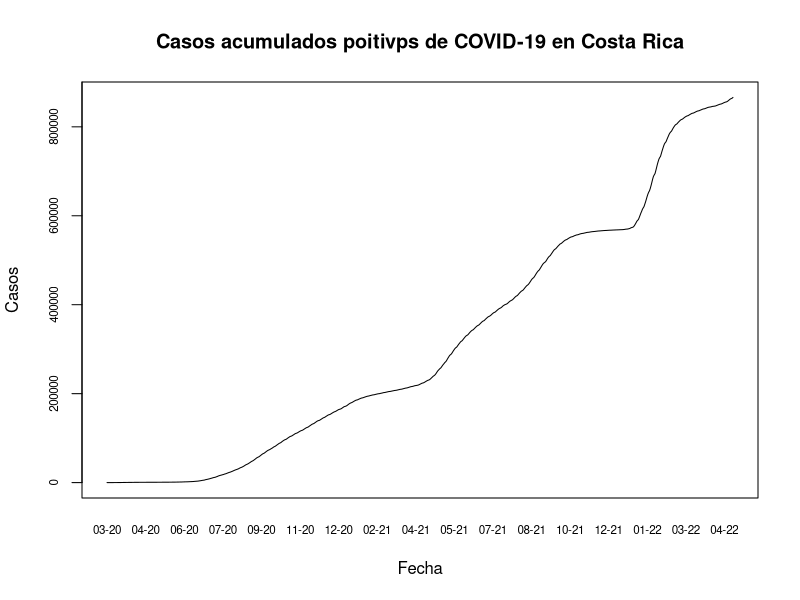
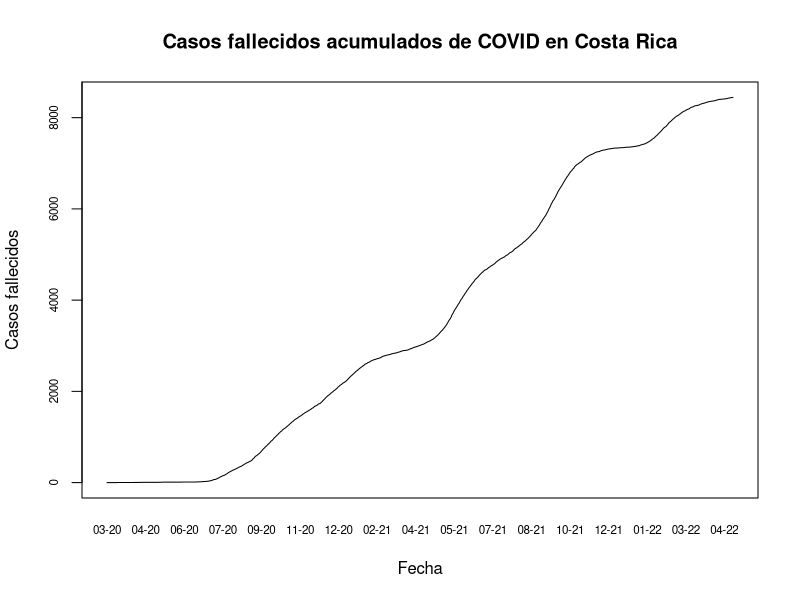
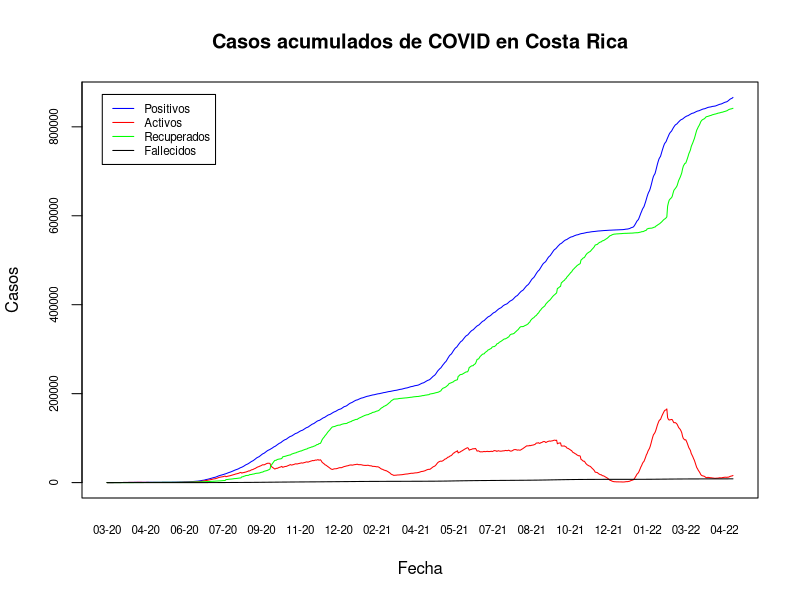

Here is the R script that generated these plots, in order:
## ---- chunk 1
knitr::opts_chunk$set(echo = TRUE)
## ---- chunk 2
covid <- read.csv(file = "05_10_22_CSV_GENERAL.csv", sep = ";")
## ---- chunk 3
options(scipen = 7)
## ---- chunk 4
covid$FECHA <- as.Date(covid$FECHA, format = "%d/%m/%Y")
## ---- chunk 5
plot(
  covid$FECHA,
  covid$positivos,
  type = "l", 
  xaxt = "n",
  yaxt = "n",
  main = "Casos acumulados poitivps de COVID-19 en Costa Rica",
  xlab = "Fecha",
  ylab = "Casos"
)

axis(
  side = 1,
  covid$FECHA,
  tick = FALSE,
  format(covid$FECHA, "%m-%y"), 
  cex.axis = 0.7
)

axis(
  side = 2,
  covid$positivos,
  labels = TRUE,  
  at = seq(0, 1000000, by = 200000),
  cex.axis = .7
)

## ---- chunk 6
plot(
  covid$FECHA,
  covid$fallecidos,
  type = "l",
  xaxt = "n",
  yaxt = "n",
  main = "Casos fallecidos acumulados de COVID en Costa Rica",
  xlab = "Fecha",
  ylab = "Casos fallecidos"
)

axis(
  side = 1,
  covid$FECHA,
  tick = FALSE,
  format(covid$FECHA, "%m-%y"), 
  cex.axis = 0.7
)

axis(
  side = 2,
  covid$positivos,
  labels = TRUE,  
  at = seq(0, 10000, by = 2000),
  cex.axis = .7
)
## ---- chunk 7
plot(
  covid$FECHA,
  covid$positivos,
  type = "l",
  xaxt = "n",
  yaxt = "n",
  main = "Casos acumulados de COVID en Costa Rica",
  xlab = "Fecha",
  ylab = "Casos",
  col = "blue"
)

# Casos activos
lines(covid$FECHA, covid$activos, col="red")

# Casos recuperados
lines(covid$FECHA, covid$RECUPERADOS, col="green")

# Casos fallecidos
lines(covid$FECHA, covid$fallecidos, col="black")

# Leyenda
legend(
  x = "topleft",
  inset = 0.03,
  legend = c("Positivos", "Activos", "Recuperados", "Fallecidos"),
  col = c("blue", "red", "green", "black"),
  lty = 1,
  cex = 0.7)

# Formato del eje X
axis(side = 1,
     covid$FECHA,
     tick = FALSE,
     format(covid$FECHA, "%m-%y"),
     cex.axis = .7)

# Formato del eje Y
axis(
  side = 2,
  covid$positivos,
  labels = TRUE,  
  at = seq(0, 1000000, by = 200000),
  cex.axis = .7
)
